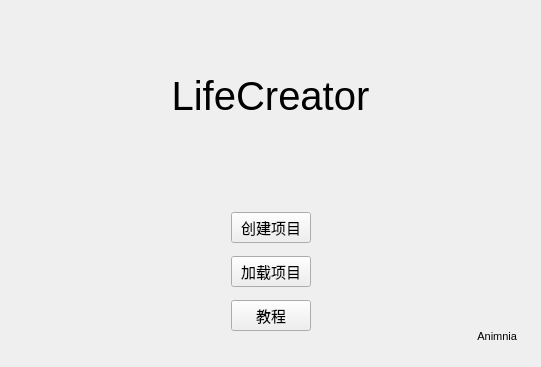
<?xml version="1.0" encoding="UTF-8"?>
<ui version="4.0">
 <class>StartWindow</class>
 <widget class="QWidget" name="StartWindow">
  <property name="geometry">
   <rect>
    <x>0</x>
    <y>0</y>
    <width>541</width>
    <height>367</height>
   </rect>
  </property>
  <property name="windowTitle">
   <string>start</string>
  </property>
  <layout class="QVBoxLayout" name="verticalLayout">
   <item>
    <widget class="QWidget" name="LabelWidget" native="true">
     <property name="font">
      <font>
       <pointsize>30</pointsize>
      </font>
     </property>
     <layout class="QVBoxLayout" name="verticalLayout_2">
      <item>
       <widget class="QLabel" name="label">
        <property name="text">
         <string>LifeCreator</string>
        </property>
        <property name="alignment">
         <set>Qt::AlignCenter</set>
        </property>
       </widget>
      </item>
     </layout>
    </widget>
   </item>
   <item>
    <widget class="QWidget" name="controlWidget" native="true">
     <property name="font">
      <font>
       <pointsize>11</pointsize>
      </font>
     </property>
     <layout class="QHBoxLayout" name="horizontalLayout">
      <item>
       <widget class="QWidget" name="widget_7" native="true"/>
      </item>
      <item>
       <widget class="QWidget" name="widget_4" native="true"/>
      </item>
      <item>
       <widget class="QWidget" name="buttonsWidget" native="true">
        <layout class="QVBoxLayout" name="verticalLayout_3">
         <item>
          <widget class="QPushButton" name="startButton">
           <property name="text">
            <string>创建项目</string>
           </property>
          </widget>
         </item>
         <item>
          <widget class="QPushButton" name="loadButton">
           <property name="text">
            <string>加载项目</string>
           </property>
          </widget>
         </item>
         <item>
          <widget class="QPushButton" name="helpButton">
           <property name="text">
            <string>教程</string>
           </property>
          </widget>
         </item>
        </layout>
       </widget>
      </item>
      <item>
       <widget class="QWidget" name="widget_6" native="true"/>
      </item>
      <item>
       <widget class="QWidget" name="widget_5" native="true">
        <widget class="QLabel" name="label_2">
         <property name="geometry">
          <rect>
           <x>30</x>
           <y>130</y>
           <width>61</width>
           <height>21</height>
          </rect>
         </property>
         <property name="font">
          <font>
           <pointsize>8</pointsize>
          </font>
         </property>
         <property name="text">
          <string>Animnia</string>
         </property>
         <property name="alignment">
          <set>Qt::AlignRight|Qt::AlignTrailing|Qt::AlignVCenter</set>
         </property>
        </widget>
       </widget>
      </item>
     </layout>
    </widget>
   </item>
  </layout>
 </widget>
 <resources/>
 <connections/>
</ui>
